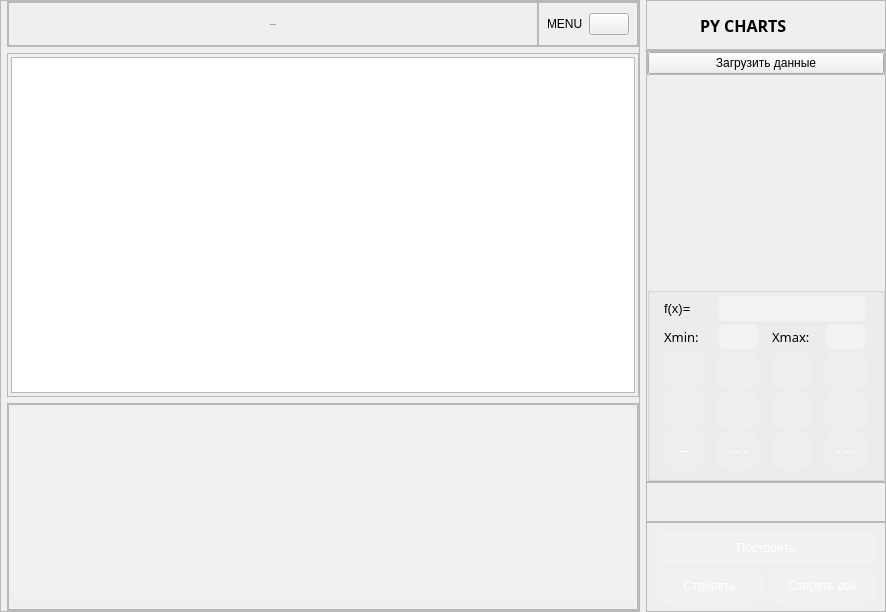
<?xml version="1.0" encoding="UTF-8"?>
<ui version="4.0">
 <class>MainWindow</class>
 <widget class="QMainWindow" name="MainWindow">
  <property name="geometry">
   <rect>
    <x>0</x>
    <y>0</y>
    <width>886</width>
    <height>612</height>
   </rect>
  </property>
  <property name="windowTitle">
   <string>MainWindow</string>
  </property>
  <widget class="QWidget" name="centralwidget">
   <property name="styleSheet">
    <string notr="true">@font-face {
    font-family: NovaFlat;
    src: url(:/fonts/Nova_Flat/NovaFlat-Regular.ttf) format(&quot;truetype&quot;);
}
*{
color: #fff;
font-family: NovaFlat;
font-size: 12px;
border: nine;
background: none;
}
#centralwidget{
background-color: rgb(33, 43, 51);
}
#right_menu_widget, #percentage_bar_chart, #nested_donuts,
#line_charts, #bar_charts, #temperature_bar_chart
{
background-color: rgba(61, 80, 95, 100)
}
#header_frame, #frame_3, #frame_5{
background-color: rgb(61, 80, 95);
}
#frame_4 QPushButton{
padding: 10px;
border-radius: 5px;
background-color: rgba(33, 43, 51, 100);
}
#header_nav QPushButton{
	background-color: rgb(61, 80, 95);
	border-radius: 15px;
	border: 3px solid rgb(120, 157, 186);
}
#header_nav QPushButton:hover{
	background-color: rgb(120, 157, 186);
}
</string>
   </property>
   <layout class="QHBoxLayout" name="horizontalLayout">
    <property name="leftMargin">
     <number>0</number>
    </property>
    <property name="topMargin">
     <number>0</number>
    </property>
    <property name="rightMargin">
     <number>0</number>
    </property>
    <property name="bottomMargin">
     <number>0</number>
    </property>
    <item>
     <widget class="QFrame" name="frame_2">
      <property name="frameShape">
       <enum>QFrame::StyledPanel</enum>
      </property>
      <property name="frameShadow">
       <enum>QFrame::Raised</enum>
      </property>
      <layout class="QVBoxLayout" name="verticalLayout_4">
       <property name="leftMargin">
        <number>6</number>
       </property>
       <property name="topMargin">
        <number>0</number>
       </property>
       <property name="rightMargin">
        <number>0</number>
       </property>
       <property name="bottomMargin">
        <number>0</number>
       </property>
       <item alignment="Qt::AlignTop">
        <widget class="QFrame" name="header_frame">
         <property name="minimumSize">
          <size>
           <width>0</width>
           <height>46</height>
          </size>
         </property>
         <property name="maximumSize">
          <size>
           <width>16777215</width>
           <height>50</height>
          </size>
         </property>
         <property name="frameShape">
          <enum>QFrame::StyledPanel</enum>
         </property>
         <property name="frameShadow">
          <enum>QFrame::Raised</enum>
         </property>
         <layout class="QHBoxLayout" name="horizontalLayout_3">
          <property name="spacing">
           <number>0</number>
          </property>
          <property name="leftMargin">
           <number>0</number>
          </property>
          <property name="topMargin">
           <number>0</number>
          </property>
          <property name="rightMargin">
           <number>0</number>
          </property>
          <property name="bottomMargin">
           <number>0</number>
          </property>
          <item>
           <widget class="QFrame" name="frame_11">
            <property name="frameShape">
             <enum>QFrame::StyledPanel</enum>
            </property>
            <property name="frameShadow">
             <enum>QFrame::Raised</enum>
            </property>
            <layout class="QVBoxLayout" name="verticalLayout_5">
             <item>
              <widget class="QLabel" name="label_7">
               <property name="font">
                <font>
                 <family>NovaFlat</family>
                 <pointsize>-1</pointsize>
                </font>
               </property>
               <property name="text">
                <string>DASHBOARD</string>
               </property>
               <property name="alignment">
                <set>Qt::AlignCenter</set>
               </property>
              </widget>
             </item>
            </layout>
           </widget>
          </item>
          <item>
           <widget class="QFrame" name="frame_10">
            <property name="maximumSize">
             <size>
              <width>100</width>
              <height>16777215</height>
             </size>
            </property>
            <property name="frameShape">
             <enum>QFrame::StyledPanel</enum>
            </property>
            <property name="frameShadow">
             <enum>QFrame::Raised</enum>
            </property>
            <layout class="QHBoxLayout" name="horizontalLayout_4">
             <property name="spacing">
              <number>2</number>
             </property>
             <property name="leftMargin">
              <number>8</number>
             </property>
             <property name="topMargin">
              <number>0</number>
             </property>
             <property name="rightMargin">
              <number>8</number>
             </property>
             <property name="bottomMargin">
              <number>0</number>
             </property>
             <item>
              <widget class="QLabel" name="label_6">
               <property name="text">
                <string>MENU</string>
               </property>
              </widget>
             </item>
             <item>
              <widget class="QPushButton" name="open_close_side_bar_btn">
               <property name="text">
                <string/>
               </property>
               <property name="icon">
                <iconset resource="resources.qrc">
                 <normaloff>:/icons/icons/align-center.svg</normaloff>:/icons/icons/align-center.svg</iconset>
               </property>
               <property name="iconSize">
                <size>
                 <width>30</width>
                 <height>30</height>
                </size>
               </property>
              </widget>
             </item>
            </layout>
           </widget>
          </item>
         </layout>
        </widget>
       </item>
       <item>
        <widget class="QFrame" name="frame_8">
         <property name="frameShape">
          <enum>QFrame::StyledPanel</enum>
         </property>
         <property name="frameShadow">
          <enum>QFrame::Raised</enum>
         </property>
         <layout class="QVBoxLayout" name="verticalLayout_7">
          <property name="spacing">
           <number>3</number>
          </property>
          <property name="leftMargin">
           <number>3</number>
          </property>
          <property name="topMargin">
           <number>3</number>
          </property>
          <property name="rightMargin">
           <number>3</number>
          </property>
          <property name="bottomMargin">
           <number>3</number>
          </property>
          <item>
           <widget class="PlotWidget" name="graphicsView"/>
          </item>
         </layout>
        </widget>
       </item>
       <item alignment="Qt::AlignBottom">
        <widget class="QFrame" name="footer_frame">
         <property name="frameShape">
          <enum>QFrame::StyledPanel</enum>
         </property>
         <property name="frameShadow">
          <enum>QFrame::Raised</enum>
         </property>
         <layout class="QHBoxLayout" name="horizontalLayout_6">
          <property name="spacing">
           <number>0</number>
          </property>
          <property name="leftMargin">
           <number>0</number>
          </property>
          <property name="topMargin">
           <number>0</number>
          </property>
          <property name="rightMargin">
           <number>0</number>
          </property>
          <property name="bottomMargin">
           <number>0</number>
          </property>
          <item>
           <widget class="QFrame" name="frame_13">
            <property name="frameShape">
             <enum>QFrame::StyledPanel</enum>
            </property>
            <property name="frameShadow">
             <enum>QFrame::Raised</enum>
            </property>
            <layout class="QVBoxLayout" name="verticalLayout_6">
             <property name="spacing">
              <number>3</number>
             </property>
             <property name="leftMargin">
              <number>3</number>
             </property>
             <property name="topMargin">
              <number>3</number>
             </property>
             <property name="rightMargin">
              <number>3</number>
             </property>
             <property name="bottomMargin">
              <number>9</number>
             </property>
             <item>
              <widget class="QTableWidget" name="tableWidget">
               <property name="styleSheet">
                <string notr="true">QTableView {
background-color: rgba(255, 255, 255, 30); 
border: 1px solid rgba(255,255,255,40);
border-bottom-right-radius: 7px; 
border-bottom-left-radius: 7px; 
color: white;
}

QHeaderView::section {
background-color: rgb(53, 53, 53);
color: white;
border: none;
height: 50px;
font-size: 16pt;
}

QTableView::item {
    border-style: none;
    border-bottom: 1px solid rgba(255,255,255,50);
    padding-left: auto;
    padding-right: auto;
}

QTableView::item:selected{
	border: none;
	color: rgb(255, 255, 255);
    background-color: rgba(255, 255, 255, 50);
}
</string>
               </property>
              </widget>
             </item>
            </layout>
           </widget>
          </item>
         </layout>
        </widget>
       </item>
      </layout>
     </widget>
    </item>
    <item>
     <widget class="QWidget" name="right_menu_widget" native="true">
      <property name="minimumSize">
       <size>
        <width>240</width>
        <height>0</height>
       </size>
      </property>
      <property name="maximumSize">
       <size>
        <width>240</width>
        <height>1000000</height>
       </size>
      </property>
      <layout class="QVBoxLayout" name="verticalLayout">
       <property name="spacing">
        <number>0</number>
       </property>
       <property name="leftMargin">
        <number>0</number>
       </property>
       <property name="topMargin">
        <number>0</number>
       </property>
       <property name="rightMargin">
        <number>0</number>
       </property>
       <property name="bottomMargin">
        <number>0</number>
       </property>
       <item>
        <widget class="QFrame" name="frame_3">
         <property name="frameShape">
          <enum>QFrame::StyledPanel</enum>
         </property>
         <property name="frameShadow">
          <enum>QFrame::Raised</enum>
         </property>
         <layout class="QHBoxLayout" name="horizontalLayout_2">
          <property name="spacing">
           <number>6</number>
          </property>
          <property name="leftMargin">
           <number>7</number>
          </property>
          <property name="topMargin">
           <number>4</number>
          </property>
          <property name="rightMargin">
           <number>0</number>
          </property>
          <property name="bottomMargin">
           <number>4</number>
          </property>
          <item>
           <widget class="QLabel" name="label_14">
            <property name="minimumSize">
             <size>
              <width>40</width>
              <height>40</height>
             </size>
            </property>
            <property name="maximumSize">
             <size>
              <width>40</width>
              <height>40</height>
             </size>
            </property>
            <property name="text">
             <string/>
            </property>
            <property name="pixmap">
             <pixmap resource="resources.qrc">:/icons/icons/pie-chart.svg</pixmap>
            </property>
            <property name="scaledContents">
             <bool>true</bool>
            </property>
           </widget>
          </item>
          <item>
           <widget class="QLabel" name="label">
            <property name="font">
             <font>
              <family>NovaFlat</family>
              <pointsize>12</pointsize>
              <weight>99</weight>
              <bold>true</bold>
             </font>
            </property>
            <property name="mouseTracking">
             <bool>false</bool>
            </property>
            <property name="styleSheet">
             <string notr="true">*{font-size:12pt; font-weight: 1000;}</string>
            </property>
            <property name="text">
             <string>PY CHARTS</string>
            </property>
            <property name="wordWrap">
             <bool>false</bool>
            </property>
           </widget>
          </item>
         </layout>
        </widget>
       </item>
       <item>
        <widget class="QFrame" name="frame_4">
         <property name="sizePolicy">
          <sizepolicy hsizetype="Preferred" vsizetype="Expanding">
           <horstretch>0</horstretch>
           <verstretch>0</verstretch>
          </sizepolicy>
         </property>
         <property name="frameShape">
          <enum>QFrame::StyledPanel</enum>
         </property>
         <property name="frameShadow">
          <enum>QFrame::Raised</enum>
         </property>
         <layout class="QVBoxLayout" name="verticalLayout_2">
          <property name="spacing">
           <number>0</number>
          </property>
          <property name="leftMargin">
           <number>0</number>
          </property>
          <property name="topMargin">
           <number>0</number>
          </property>
          <property name="rightMargin">
           <number>0</number>
          </property>
          <property name="bottomMargin">
           <number>0</number>
          </property>
          <item alignment="Qt::AlignTop">
           <widget class="QFrame" name="frame">
            <property name="maximumSize">
             <size>
              <width>1000</width>
              <height>1000</height>
             </size>
            </property>
            <property name="styleSheet">
             <string notr="true">QPushButton:pressed{
background-color:rgba(255,255,255,70);
}</string>
            </property>
            <property name="frameShape">
             <enum>QFrame::StyledPanel</enum>
            </property>
            <property name="frameShadow">
             <enum>QFrame::Raised</enum>
            </property>
            <layout class="QVBoxLayout" name="verticalLayout_3">
             <property name="spacing">
              <number>0</number>
             </property>
             <property name="leftMargin">
              <number>0</number>
             </property>
             <property name="topMargin">
              <number>0</number>
             </property>
             <property name="rightMargin">
              <number>0</number>
             </property>
             <property name="bottomMargin">
              <number>0</number>
             </property>
             <item>
              <widget class="QPushButton" name="pushButton_2">
               <property name="text">
                <string>Загрузить данные</string>
               </property>
               <property name="icon">
                <iconset resource="resources.qrc">
                 <normaloff>:/icons/icons/upload.svg</normaloff>:/icons/icons/upload.svg</iconset>
               </property>
              </widget>
             </item>
            </layout>
           </widget>
          </item>
          <item alignment="Qt::AlignBottom">
           <widget class="QGroupBox" name="groupBox">
            <property name="minimumSize">
             <size>
              <width>0</width>
              <height>0</height>
             </size>
            </property>
            <property name="maximumSize">
             <size>
              <width>1000</width>
              <height>1000</height>
             </size>
            </property>
            <property name="styleSheet">
             <string notr="true">QPushButton{
	color: rgb(255, 255, 255);
     background-color:rgba(255,255,255,30);
     border: 1px solid rgba(255,255,255,40);
     border-radius:10px;
width: 15;
height: 15;
}
QPushButton:hover{
background-color:rgba(255,255,255,30);
}
QPushButton:pressed{
background-color:rgba(255,255,255,70);
}
QLineEdit{font-size:14pt; color:#aa0000;
	background-color: rgba(255, 255, 255, 80);
    border-radius:5px;
}
QLabel{font-size:10pt;
}</string>
            </property>
            <property name="title">
             <string/>
            </property>
            <layout class="QGridLayout" name="gridLayout">
             <property name="leftMargin">
              <number>3</number>
             </property>
             <property name="topMargin">
              <number>3</number>
             </property>
             <property name="rightMargin">
              <number>3</number>
             </property>
             <property name="bottomMargin">
              <number>9</number>
             </property>
             <property name="spacing">
              <number>3</number>
             </property>
             <item row="4" column="0">
              <widget class="QPushButton" name="select_marker_point_2">
               <property name="minimumSize">
                <size>
                 <width>40</width>
                 <height>37</height>
                </size>
               </property>
               <property name="maximumSize">
                <size>
                 <width>40</width>
                 <height>37</height>
                </size>
               </property>
               <property name="text">
                <string>---</string>
               </property>
               <property name="iconSize">
                <size>
                 <width>30</width>
                 <height>30</height>
                </size>
               </property>
              </widget>
             </item>
             <item row="2" column="3">
              <widget class="QPushButton" name="select_color_purple">
               <property name="minimumSize">
                <size>
                 <width>40</width>
                 <height>37</height>
                </size>
               </property>
               <property name="maximumSize">
                <size>
                 <width>40</width>
                 <height>37</height>
                </size>
               </property>
               <property name="text">
                <string/>
               </property>
               <property name="icon">
                <iconset resource="resources.qrc">
                 <normaloff>:/images/images/purple-circle-svgrepo-com.svg</normaloff>:/images/images/purple-circle-svgrepo-com.svg</iconset>
               </property>
               <property name="iconSize">
                <size>
                 <width>25</width>
                 <height>25</height>
                </size>
               </property>
              </widget>
             </item>
             <item row="2" column="2">
              <widget class="QPushButton" name="select_color_red">
               <property name="minimumSize">
                <size>
                 <width>40</width>
                 <height>37</height>
                </size>
               </property>
               <property name="maximumSize">
                <size>
                 <width>40</width>
                 <height>37</height>
                </size>
               </property>
               <property name="text">
                <string/>
               </property>
               <property name="icon">
                <iconset resource="resources.qrc">
                 <normaloff>:/images/images/red-circle-svgrepo-com.svg</normaloff>:/images/images/red-circle-svgrepo-com.svg</iconset>
               </property>
               <property name="iconSize">
                <size>
                 <width>25</width>
                 <height>25</height>
                </size>
               </property>
              </widget>
             </item>
             <item row="2" column="1">
              <widget class="QPushButton" name="select_color_green">
               <property name="minimumSize">
                <size>
                 <width>40</width>
                 <height>37</height>
                </size>
               </property>
               <property name="maximumSize">
                <size>
                 <width>40</width>
                 <height>37</height>
                </size>
               </property>
               <property name="text">
                <string/>
               </property>
               <property name="icon">
                <iconset resource="resources.qrc">
                 <normaloff>:/images/images/green-circle-svgrepo-com.svg</normaloff>:/images/images/green-circle-svgrepo-com.svg</iconset>
               </property>
               <property name="iconSize">
                <size>
                 <width>25</width>
                 <height>25</height>
                </size>
               </property>
              </widget>
             </item>
             <item row="3" column="2">
              <widget class="QPushButton" name="select_marker_star">
               <property name="minimumSize">
                <size>
                 <width>40</width>
                 <height>37</height>
                </size>
               </property>
               <property name="maximumSize">
                <size>
                 <width>40</width>
                 <height>37</height>
                </size>
               </property>
               <property name="text">
                <string/>
               </property>
               <property name="icon">
                <iconset resource="resources.qrc">
                 <normaloff>:/images/images/m14.svg</normaloff>:/images/images/m14.svg</iconset>
               </property>
               <property name="iconSize">
                <size>
                 <width>40</width>
                 <height>40</height>
                </size>
               </property>
              </widget>
             </item>
             <item row="3" column="1">
              <widget class="QPushButton" name="select_marker_triangle">
               <property name="minimumSize">
                <size>
                 <width>40</width>
                 <height>37</height>
                </size>
               </property>
               <property name="maximumSize">
                <size>
                 <width>40</width>
                 <height>37</height>
                </size>
               </property>
               <property name="text">
                <string/>
               </property>
               <property name="icon">
                <iconset resource="resources.qrc">
                 <normaloff>:/images/images/m03_1.svg</normaloff>:/images/images/m03_1.svg</iconset>
               </property>
               <property name="iconSize">
                <size>
                 <width>30</width>
                 <height>30</height>
                </size>
               </property>
              </widget>
             </item>
             <item row="3" column="3">
              <widget class="QPushButton" name="select_marker_diamond">
               <property name="minimumSize">
                <size>
                 <width>40</width>
                 <height>37</height>
                </size>
               </property>
               <property name="maximumSize">
                <size>
                 <width>40</width>
                 <height>37</height>
                </size>
               </property>
               <property name="text">
                <string/>
               </property>
               <property name="icon">
                <iconset resource="resources.qrc">
                 <normaloff>:/images/images/m19.svg</normaloff>:/images/images/m19.svg</iconset>
               </property>
               <property name="iconSize">
                <size>
                 <width>30</width>
                 <height>30</height>
                </size>
               </property>
              </widget>
             </item>
             <item row="3" column="0">
              <widget class="QPushButton" name="select_marker_point">
               <property name="minimumSize">
                <size>
                 <width>40</width>
                 <height>37</height>
                </size>
               </property>
               <property name="maximumSize">
                <size>
                 <width>40</width>
                 <height>37</height>
                </size>
               </property>
               <property name="text">
                <string/>
               </property>
               <property name="icon">
                <iconset resource="resources.qrc">
                 <normaloff>:/images/images/m00_1.svg</normaloff>:/images/images/m00_1.svg</iconset>
               </property>
               <property name="iconSize">
                <size>
                 <width>30</width>
                 <height>30</height>
                </size>
               </property>
              </widget>
             </item>
             <item row="1" column="1">
              <widget class="QLineEdit" name="lineEdit_2">
               <property name="maximumSize">
                <size>
                 <width>40</width>
                 <height>16777215</height>
                </size>
               </property>
              </widget>
             </item>
             <item row="0" column="0">
              <widget class="QLabel" name="label_4">
               <property name="maximumSize">
                <size>
                 <width>42</width>
                 <height>25</height>
                </size>
               </property>
               <property name="text">
                <string>f(x)=</string>
               </property>
              </widget>
             </item>
             <item row="0" column="1" colspan="3">
              <widget class="QLineEdit" name="select_funtion">
               <property name="maximumSize">
                <size>
                 <width>200</width>
                 <height>16777215</height>
                </size>
               </property>
               <property name="styleSheet">
                <string notr="true"/>
               </property>
              </widget>
             </item>
             <item row="1" column="0">
              <widget class="QLabel" name="label_2">
               <property name="maximumSize">
                <size>
                 <width>40</width>
                 <height>16777215</height>
                </size>
               </property>
               <property name="font">
                <font>
                 <family>NovaFlat</family>
                 <pointsize>10</pointsize>
                </font>
               </property>
               <property name="text">
                <string>Xmin:</string>
               </property>
              </widget>
             </item>
             <item row="1" column="3">
              <widget class="QLineEdit" name="lineEdit">
               <property name="maximumSize">
                <size>
                 <width>40</width>
                 <height>16777215</height>
                </size>
               </property>
              </widget>
             </item>
             <item row="2" column="0">
              <widget class="QPushButton" name="select_color_blue">
               <property name="minimumSize">
                <size>
                 <width>40</width>
                 <height>37</height>
                </size>
               </property>
               <property name="maximumSize">
                <size>
                 <width>40</width>
                 <height>37</height>
                </size>
               </property>
               <property name="text">
                <string/>
               </property>
               <property name="icon">
                <iconset resource="resources.qrc">
                 <normaloff>:/images/images/blue-circle-svgrepo-com.svg</normaloff>:/images/images/blue-circle-svgrepo-com.svg</iconset>
               </property>
               <property name="iconSize">
                <size>
                 <width>25</width>
                 <height>25</height>
                </size>
               </property>
              </widget>
             </item>
             <item row="1" column="2">
              <widget class="QLabel" name="label_3">
               <property name="maximumSize">
                <size>
                 <width>40</width>
                 <height>16777215</height>
                </size>
               </property>
               <property name="font">
                <font>
                 <family>NovaFlat</family>
                 <pointsize>10</pointsize>
                </font>
               </property>
               <property name="text">
                <string>Xmax:</string>
               </property>
              </widget>
             </item>
             <item row="4" column="2">
              <widget class="QPushButton" name="select_marker_point_3">
               <property name="maximumSize">
                <size>
                 <width>40</width>
                 <height>40</height>
                </size>
               </property>
               <property name="text">
                <string>. . .</string>
               </property>
               <property name="iconSize">
                <size>
                 <width>30</width>
                 <height>30</height>
                </size>
               </property>
              </widget>
             </item>
             <item row="4" column="3">
              <widget class="QPushButton" name="select_marker_point_4">
               <property name="minimumSize">
                <size>
                 <width>40</width>
                 <height>37</height>
                </size>
               </property>
               <property name="maximumSize">
                <size>
                 <width>40</width>
                 <height>37</height>
                </size>
               </property>
               <property name="text">
                <string>-.-.-</string>
               </property>
               <property name="iconSize">
                <size>
                 <width>30</width>
                 <height>30</height>
                </size>
               </property>
              </widget>
             </item>
             <item row="4" column="1">
              <widget class="QPushButton" name="select_marker_point_5">
               <property name="minimumSize">
                <size>
                 <width>40</width>
                 <height>37</height>
                </size>
               </property>
               <property name="maximumSize">
                <size>
                 <width>40</width>
                 <height>37</height>
                </size>
               </property>
               <property name="text">
                <string>- - -</string>
               </property>
               <property name="iconSize">
                <size>
                 <width>30</width>
                 <height>30</height>
                </size>
               </property>
              </widget>
             </item>
            </layout>
           </widget>
          </item>
         </layout>
        </widget>
       </item>
       <item>
        <widget class="QFrame" name="frame_5">
         <property name="minimumSize">
          <size>
           <width>0</width>
           <height>40</height>
          </size>
         </property>
         <property name="frameShape">
          <enum>QFrame::StyledPanel</enum>
         </property>
         <property name="frameShadow">
          <enum>QFrame::Raised</enum>
         </property>
         <layout class="QHBoxLayout" name="horizontalLayout_7">
          <property name="spacing">
           <number>6</number>
          </property>
          <property name="leftMargin">
           <number>6</number>
          </property>
          <property name="topMargin">
           <number>0</number>
          </property>
          <property name="rightMargin">
           <number>0</number>
          </property>
          <property name="bottomMargin">
           <number>0</number>
          </property>
         </layout>
        </widget>
       </item>
       <item>
        <widget class="QFrame" name="frame_6">
         <property name="styleSheet">
          <string notr="true">QPushButton{
	color: rgb(255, 255, 255);
     background-color:rgba(255,255,255,30);
     border: 1px solid rgba(255,255,255,40);
     border-radius:10px;
height: 30;
}
QPushButton:hover{
background-color:rgba(255,255,255,30);
}
QPushButton:pressed{
background-color:rgba(255,255,255,70);
}
</string>
         </property>
         <property name="frameShape">
          <enum>QFrame::StyledPanel</enum>
         </property>
         <property name="frameShadow">
          <enum>QFrame::Raised</enum>
         </property>
         <layout class="QGridLayout" name="gridLayout_6">
          <item row="2" column="0">
           <widget class="QPushButton" name="pushButton_3">
            <property name="styleSheet">
             <string notr="true"/>
            </property>
            <property name="text">
             <string>Стререть</string>
            </property>
           </widget>
          </item>
          <item row="2" column="1">
           <widget class="QPushButton" name="pushButton_4">
            <property name="styleSheet">
             <string notr="true"/>
            </property>
            <property name="text">
             <string>Стереть все</string>
            </property>
            <property name="icon">
             <iconset resource="resources.qrc">
              <normaloff>:/icons/icons/alert-triangle.svg</normaloff>:/icons/icons/alert-triangle.svg</iconset>
            </property>
           </widget>
          </item>
          <item row="1" column="0" colspan="2">
           <widget class="QPushButton" name="pushButton">
            <property name="text">
             <string>Построить</string>
            </property>
           </widget>
          </item>
         </layout>
        </widget>
       </item>
      </layout>
     </widget>
    </item>
   </layout>
  </widget>
 </widget>
 <customwidgets>
  <customwidget>
   <class>PlotWidget</class>
   <extends>QGraphicsView</extends>
   <header>pyqtgraph</header>
  </customwidget>
 </customwidgets>
 <resources>
  <include location="resources.qrc"/>
  <include location="C:/Users/IvanBarchenkov/Downloads/charts_simple/resources.qrc"/>
 </resources>
 <connections/>
</ui>
